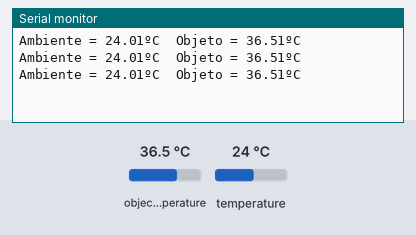
Recording of a sketch running on a simulated Arduino Uno, built with avr-gcc and run on an emulated ATmega328P. Shown: the last lines printed to the serial monitor. The test bench sets the inputs (shaded band); at power-on: object temperature 36.5 °C, temperature 24 °C.

Above: at 1.3 s.
1.4 s: object temperature set to 20 °C
At 1.8 s:
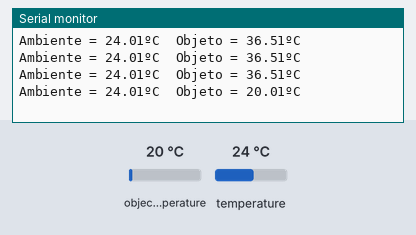
2.9 s: temperature set to 12 °C
At 3.4 s:
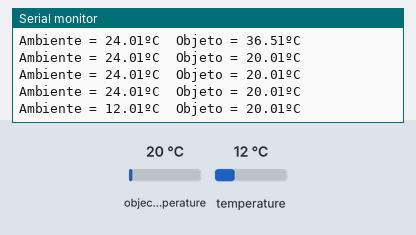
4.4 s: object temperature set to 26 °C
At 4.9 s:
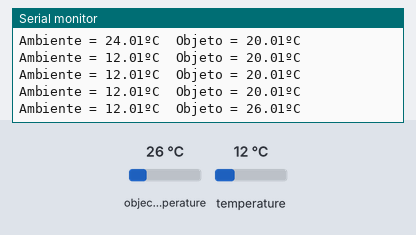
Timing chart, 0 to 7.4 s (numbered marks = the images above; inputs shaded):
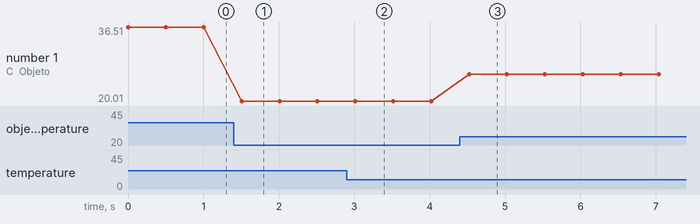

Measured:
- after the input at 1.4 s, the serial monitor: prints a new line after 0.11 s (image 1)
- after the input at 2.9 s, the serial monitor: prints a new line after 0.12 s (image 2)
- after the input at 4.4 s, the serial monitor: prints a new line after 0.12 s (image 3)
- plotted number 1: 36.51 → 20.01 after the input at 1.4 s, 20.01 → 26.01 after the input at 4.4 s

The sketch:

sensor.ino
```cpp
#include <Wire.h>
#include <Adafruit_MLX90614.h>
Adafruit_MLX90614 mlx = Adafruit_MLX90614();
void setup() {
  Serial.begin(9600);
  mlx.begin();
}
void loop() {
  Serial.print("Ambiente = ");
  Serial.print(mlx.readAmbientTempC());
  Serial.print("ºC\tObjeto = ");
  Serial.print(mlx.readObjectTempC());
  Serial.println("ºC");
  delay(500);
}
```
